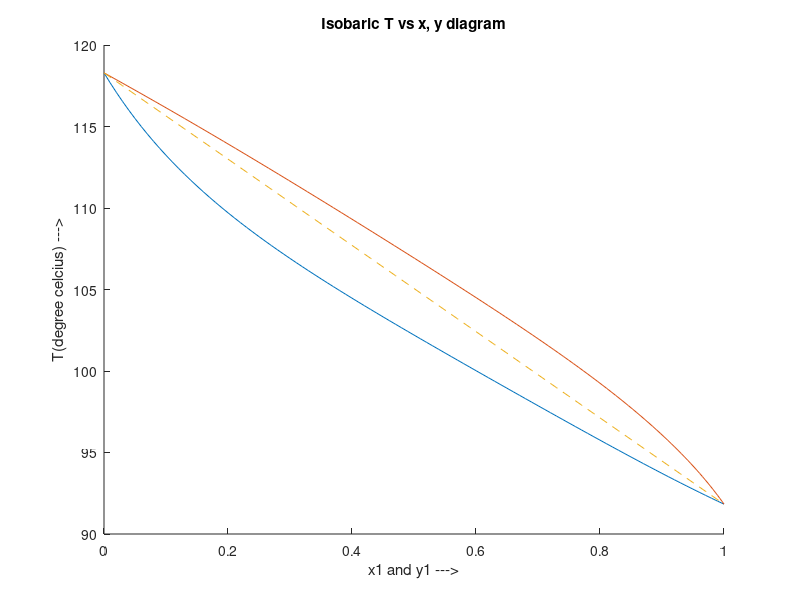
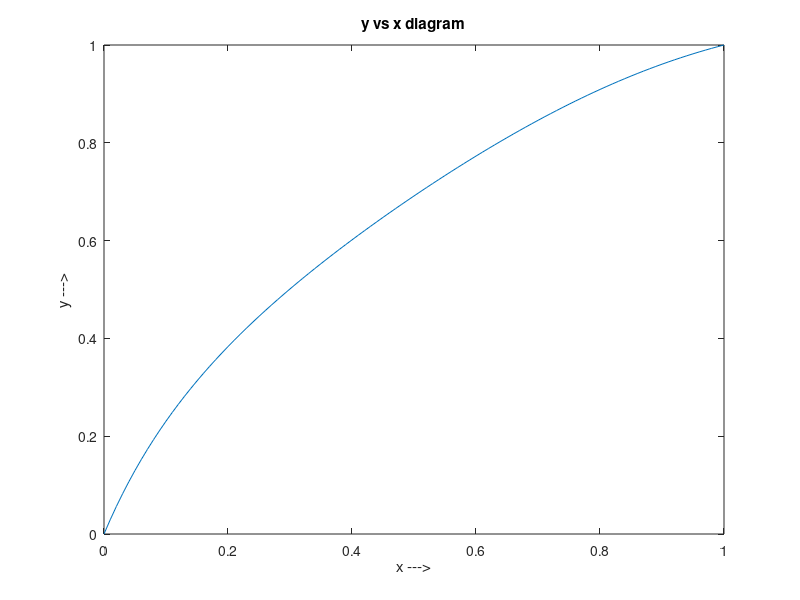
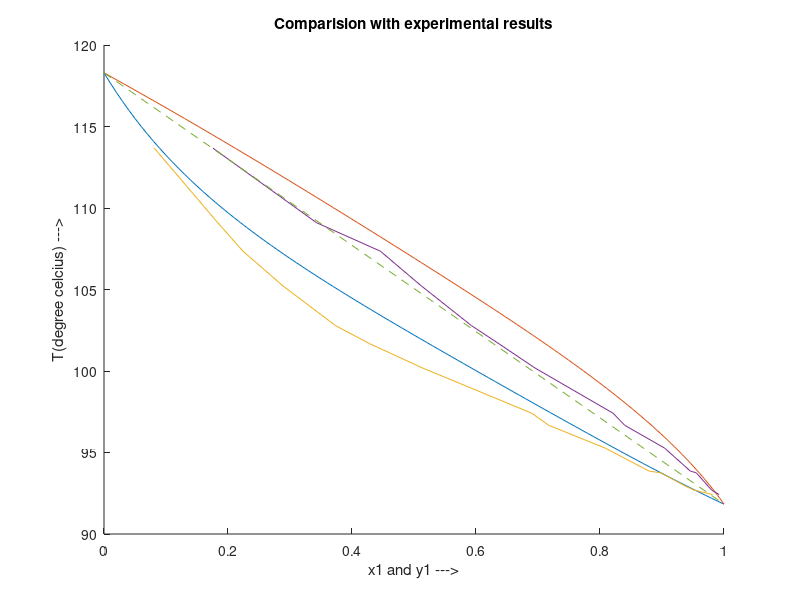

Here is the MATLAB script that generated these plots, in order:
%%%% Computational Assignment by Amit Kumar 200109 %%%%

p=563.00; % Isobaric !!! p -> constant pressure (in mmhg)
T=zeros(1,101); % T -> tempreture data
y1 =zeros(1,101); % y1 -> mole fraction of water in gase phase
x1 =zeros(1,101); % x1 -> mole fraction of water in liquid phase
j=1; % j -> an index

for i=0:0.01:1 % i -> index for value of x1
    T1 = 1730.630/(8.07131 - log10(p)) - 233.426; % by antoine's equation
    T2 = 1447.700/(7.16030 - log10(p)) - 210.000; % by antoine's equation
    Ti = T1*i + T2*(1-i);   % avarage temperature for initial guess
    g1 = exp((0.1776-0.7932*i)*(1-i)^2); % g1 -> gamma(1)
    g2 = exp((-0.219+0.7932*(1-i))*i^2); % g2 -> gamma(2)
    
    e=100; % e -> error
    
    while e>0.05
        p1 = 10^(8.07131 - 1730.630/(Ti+233.426)); % p1 -> saturated pressure for water
        p2 = 10^(7.16030 - 1447.700/(Ti+210.000)); % p2 -> saturated pressure for morpholine
        a  = p1/p2; % alfa
        p1 = p/(i*g1 + (1-i)*g2/a);
        Temp  = 1730.630/(8.07131 - log10(p1)) - 233.426;
        e  = abs(Temp-Ti)/Ti;
        Ti = Temp;
    end
    x1(j) = i;
    y1(j) = i*g1*p1/p;
    T(j) = Ti;
    j=j+1;
end

 % Tabulation of theoretical results
 disp(x1)
 disp(y1);
 disp(T);
 
 %equation for straigt line for better understandig in graph
 t=-26.4608*x1+118.2922;
 
 figure(1) % Isobaric T vs x, y diagram
 hold on
 plot(x1,T,y1,T);
 title('Isobaric T vs x, y diagram');
 xlabel('x1 and y1 --->');
 ylabel('T(degree celcius) --->');
 plot(x1,t,'--');
 hold off
 
 figure(2) % y vs x diagram
 plot(x1,y1);
 title('y vs x diagram');
 xlabel('x --->');
 ylabel('y --->');
 
% Experimental results
T_exp = [113.67, 109.10, 107.35, 105.23, 102.78, 101.67, 100.19, 97.41, 96.67, 95.27, 93.86, 93.75, 92.92, 92.69, 92.42];
x1_exp = [0.0811 0.1834 0.2242 0.2883 0.3736 0.4287 0.5135 0.6899 0.7173 0.8084 0.8792 0.8983 0.9385 0.9521 0.9816 ];
y1_exp = [0.1758 0.3427 0.4458 0.5115 0.5928 0.6370 0.6949 0.8211 0.8398 0.9042 0.9457 0.9554 0.9747 0.9803 0.9923 ];
 
 figure(3) % Comparision with experimental results
 hold on
 plot(x1,T,y1,T);
 plot(x1_exp,T_exp,y1_exp,T_exp);
 title('Comparision with experimental results');
 xlabel('x1 and y1 --->');
 ylabel('T(degree celcius) --->');
 plot(x1,t,'--');
 hold off
 
 